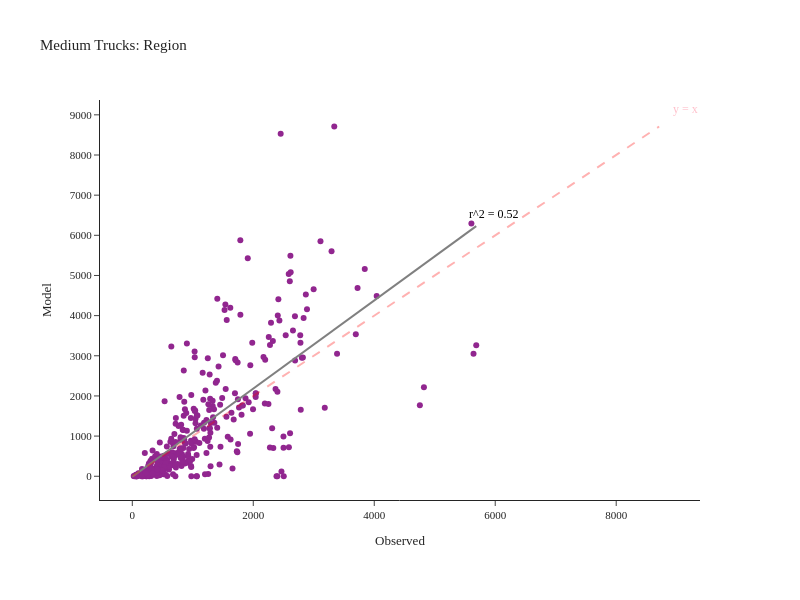

Here is the notebook cell this chart was saved with:
### Code cell
fig = create_truck_chart(df_daily_med, 'Medium')
fig.show()

### Figure 1 — Plotly figure (JSON) as saved in the notebook; plotly's stock layout.template omitted (floating-point values rounded to 4 significant figures; data arrays with more than 128 entries replaced by an {"elided": "..."} marker saying what was removed)
{"data": [{"customdata": {"elided": "348x2 str values"}, "hovertemplate": "Observed=%{x}<br>Model=%{y}<br>location=%{customdata[0]}<br>County=%{customdata[1]}<extra></extra>", "legendgroup": "", "line": {"color": "Grey", "width": 2}, "marker": {"color": "#91268F", "symbol": "circle"}, "mode": "markers", "name": "", "orientation": "v", "showlegend": false, "type": "scatter", "x": {"elided": "348 int values"}, "xaxis": "x", "y": {"elided": "348 int values"}, "yaxis": "y"}, {"hovertemplate": "Observed=%{x}<br>Model=%{y}<extra></extra>", "legendgroup": "", "line": {"color": "Grey", "dash": "solid", "width": 2}, "marker": {"symbol": "circle"}, "mode": "lines", "name": "", "orientation": "v", "showlegend": false, "type": "scatter", "x": [0.0, 57.43, 114.9, 172.3, 229.7, 287.2, 344.6, 402.0, 459.5, 516.9, 574.3, 631.8, 689.2, 746.6, 804.1, 861.5, 918.9, 976.4, 1034.0, 1091.0, 1149.0, 1206.0, 1264.0, 1321.0, 1378.0, 1436.0, 1493.0, 1551.0, 1608.0, 1666.0, 1723.0, 1780.0, 1838.0, 1895.0, 1953.0, 2010.0, 2068.0, 2125.0, 2183.0, 2240.0, 2297.0, 2355.0, 2412.0, 2470.0, 2527.0, 2585.0, 2642.0, 2699.0, 2757.0, 2814.0, 2872.0, 2929.0, 2987.0, 3044.0, 3101.0, 3159.0, 3216.0, 3274.0, 3331.0, 3389.0, 3446.0, 3503.0, 3561.0, 3618.0, 3676.0, 3733.0, 3791.0, 3848.0, 3906.0, 3963.0, 4020.0, 4078.0, 4135.0, 4193.0, 4250.0, 4308.0, 4365.0, 4422.0, 4480.0, 4537.0, 4595.0, 4652.0, 4710.0, 4767.0, 4824.0, 4882.0, 4939.0, 4997.0, 5054.0, 5112.0, 5169.0, 5227.0, 5284.0, 5341.0, 5399.0, 5456.0, 5514.0, 5571.0, 5629.0, 5686.0], "xaxis": "x", "y": [-12.97, 50.06, 113.1, 176.1, 239.2, 302.2, 365.2, 428.3, 491.3, 554.3, 617.4, 680.4, 743.4, 806.5, 869.5, 932.5, 995.6, 1059.0, 1122.0, 1185.0, 1248.0, 1311.0, 1374.0, 1437.0, 1500.0, 1563.0, 1626.0, 1689.0, 1752.0, 1815.0, 1878.0, 1941.0, 2004.0, 2067.0, 2130.0, 2193.0, 2256.0, 2319.0, 2382.0, 2445.0, 2508.0, 2571.0, 2634.0, 2697.0, 2760.0, 2824.0, 2887.0, 2950.0, 3013.0, 3076.0, 3139.0, 3202.0, 3265.0, 3328.0, 3391.0, 3454.0, 3517.0, 3580.0, 3643.0, 3706.0, 3769.0, 3832.0, 3895.0, 3958.0, 4021.0, 4084.0, 4147.0, 4210.0, 4273.0, 4336.0, 4399.0, 4462.0, 4525.0, 4588.0, 4651.0, 4715.0, 4778.0, 4841.0, 4904.0, 4967.0, 5030.0, 5093.0, 5156.0, 5219.0, 5282.0, 5345.0, 5408.0, 5471.0, 5534.0, 5597.0, 5660.0, 5723.0, 5786.0, 5849.0, 5912.0, 5975.0, 6038.0, 6101.0, 6164.0, 6227.0], "yaxis": "y"}], "layout": {"annotations": [{"align": "right", "font": {"color": "pink", "size": 12}, "showarrow": false, "text": "y = x", "x": 9146.0, "y": 9146.0}, {"align": "right", "font": {"color": "black", "size": 12}, "showarrow": false, "text": "r^2 = 0.52", "x": 5970.0, "y": 6539.0}], "height": 600, "legend": {"tracegroupgap": 0}, "margin": {"b": 100, "l": 100, "r": 100, "t": 100}, "shapes": [{"line": {"color": "Red", "dash": "dash", "width": 2}, "type": "line", "x0": 0, "x1": 8710, "y0": 0, "y1": 8710}], "title": {"text": "Medium Trucks: Region"}, "width": 800, "xaxis": {"anchor": "y", "domain": [0.0, 1.0], "title": {"text": "Observed"}}, "yaxis": {"anchor": "x", "domain": [0.0, 1.0], "title": {"text": "Model"}}}}
